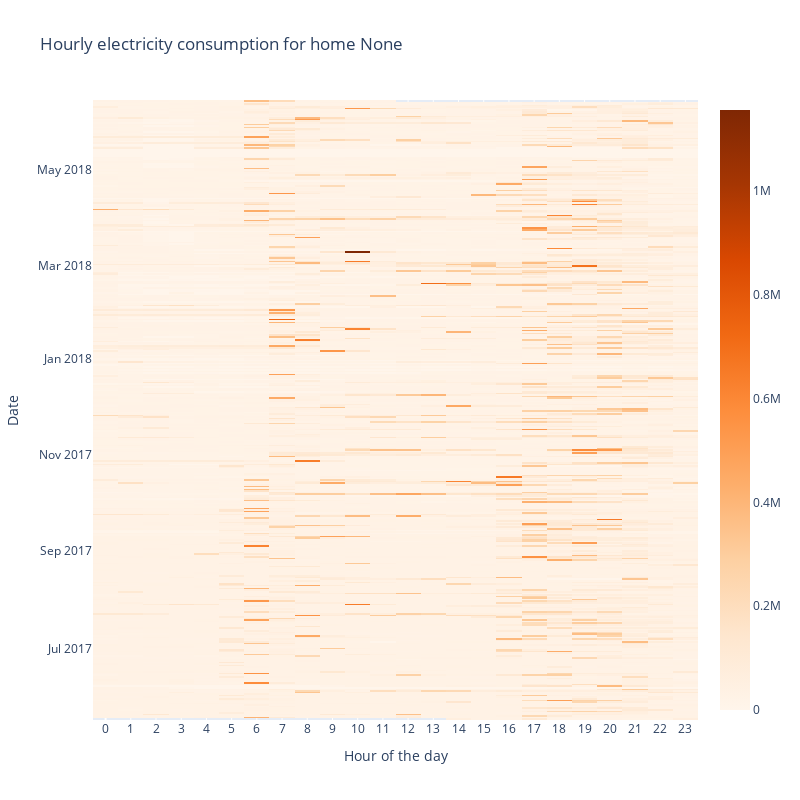

Notebook code cell kept with this figure:
### Code cell
heatmap2(df_106)

### Figure 1 — Plotly figure (JSON) as saved in the notebook; plotly's stock layout.template omitted (floating-point values rounded to 4 significant figures; data arrays with more than 128 entries replaced by an {"elided": "..."} marker saying what was removed)
{"data": [{"colorscale": [[0, "rgb(255,245,235)"], [0.125, "rgb(254,230,206)"], [0.25, "rgb(253,208,162)"], [0.375, "rgb(253,174,107)"], [0.5, "rgb(253,141,60)"], [0.625, "rgb(241,105,19)"], [0.75, "rgb(217,72,1)"], [0.875, "rgb(166,54,3)"], [1, "rgb(127,39,4)"]], "hovertemplate": "Day: %{y}<br>Time: %{x}<br>Value: %{z}<extra></extra>", "type": "heatmap", "x": [0, 1, 2, 3, 4, 5, 6, 7, 8, 9, 10, 11, 12, 13, 14, 15, 16, 17, 18, 19, 20, 21, 22, 23], "y": {"elided": "394 str values"}, "z": {"elided": "394x24 int values"}}], "layout": {"height": 800, "title": {"text": "Hourly electricity consumption for home None"}, "width": 800, "xaxis": {"nticks": 36, "title": {"text": "Hour of the day"}}, "yaxis": {"title": {"text": "Date"}}}}
